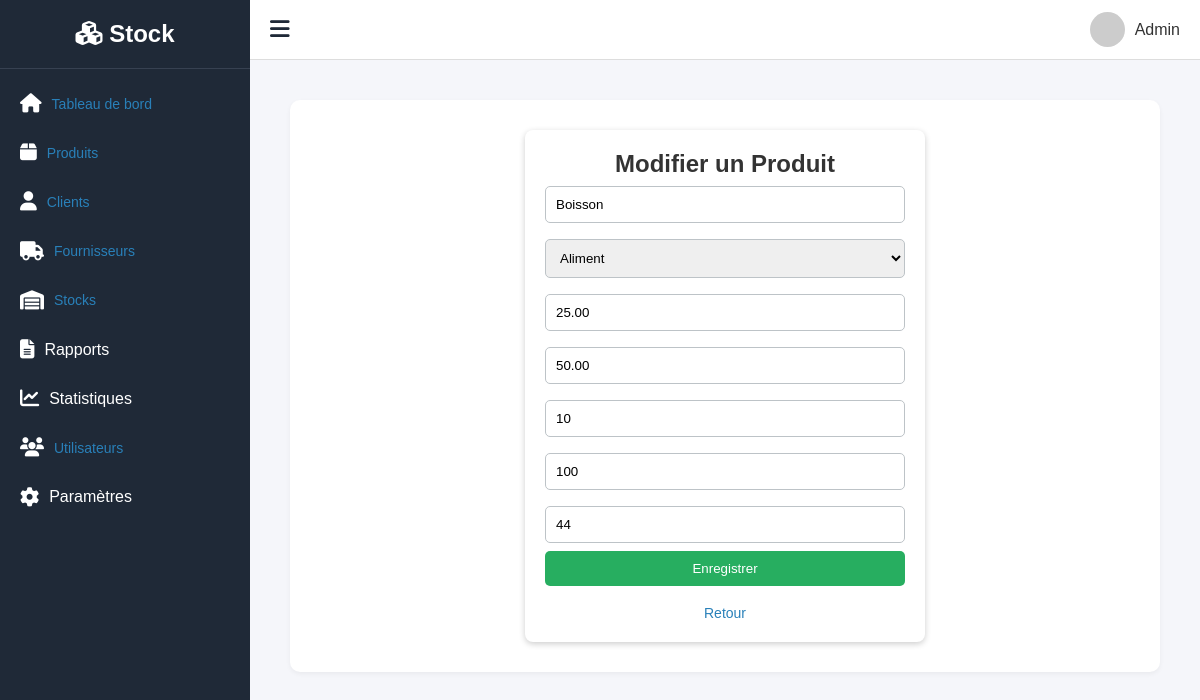
Page /produits/modifier_produit/3/ on the committed database.
### produit/models.py (models this page shows, shortened)
class Produit(models.Model):
    nom = models.CharField(max_length=150)
    reference = models.CharField(max_length=100, unique=True)
    categorie = models.ForeignKey(Categorie, on_delete=models.SET_NULL, null=True, related_name="produits")
    prix_achat = models.DecimalField(max_digits=10, decimal_places=2)
    prix_vente = models.DecimalField(max_digits=10, decimal_places=2)
    code_barre_image = models.ImageField(upload_to='barcodes/', blank=True)
    seuil_min = models.PositiveIntegerField(default=0)
    seuil_max = models.PositiveIntegerField(default=100)
    stock_actuel = models.PositiveIntegerField(default=0)

class Categorie(models.Model):
    nom = models.CharField(max_length=100)
    description = models.TextField(blank=True, null=True)
    def __str__(self):
        return self.nom

### produit/views.py (the view, shortened to what this page needs)
# urls.py: path('modifier_produit/<int:id>/', views.modifier_produit, name='modifier_produit'),
def modifier_produit(request, id):
    produit = get_object_or_404(Produit, id=id)
    categories = Categorie.objects.all()
    return render(request, 'produits/modifier_produit.html', {
        'produit': produit,
        'categories': categories,
        'titre': 'Modifier le produit'
    })

### templates/produits/modifier_produit.html (shortened to what this page needs)
{% extends 'gesstock/base.html' %}
{% block content %}
<div class="form-container">
    <h2>Modifier un Produit</h2>
    <form method="post">
        <input type="text" name="nom" value="{{produit.nom}}" required>
        <select name="categorie" >
            <option value="{{produit.categorie.id}}">{{produit.categorie}}</option>
        </select>
        <input type="number" name="prix_achat" value="{{produit.prix_achat}}">
        <input type="number" name="prix_vente" value="{{produit.prix_vente}}">
        <input type="number" name="seuil_min" value="{{produit.seuil_min}}">
        <input type="number" name="seuil_max" value="{{produit.seuil_max}}">
        <input type="number" name="stock_actuel" value="{{produit.stock_actuel}}">
        <button type="submit">Enregistrer</button>
    </form>
    <br>
    <a href="{% url 'liste_produits' %}">Retour</a>
</div>
{% endblock content%}

### static/css/base.css (style rules this page uses)
* { margin: 0; padding: 0; box-sizing: border-box; font-family: "Poppins", sans-serif; }
body { display: flex; height: 100vh; background-color: #f4f6f9; color: #333; overflow-x: hidden; }

### static/css/client.css (style rules this page uses)
body { font-family: Arial, sans-serif; background: #f5f6fa; margin: 0; padding: 20px; }
h2 { color: #333; text-align: center; }

### static/css/ajouter_client.css (style rules this page uses)
body { background: #ecf0f1; font-family: Arial; padding: 20px; }
.form-container { width: 400px; background: white; margin: auto; padding: 20px; border-radius: 8px; box-shadow: 0 2px 6px rgba(0, 0, 0, 0.2); }
input, textarea, select { width: 100%; padding: 10px; margin: 8px 0; border: 1px solid #bdc3c7; border-radius: 5px; }
button { width: 100%; padding: 10px; background: #27ae60; color: white; border: none; border-radius: 5px; cursor: pointer; }
a { text-decoration: none; color: #2980b9; font-size: 14px; }

### static/css/fournisseur.css (style rules this page uses)
body { font-family: Arial, sans-serif; background:#f5f6fa; margin:0; padding:20px; }
h2 { color:#333; text-align:center; }

### static/css/supprimer_fournisseur.css (style rules this page uses)
body { font-family: Arial; background: #f5f6fa; padding: 20px; text-align: center; }
button { padding: 10px 20px; border: none; border-radius: 5px; cursor: pointer; }

### rows in the picture
Produit: nom "Boisson", categorie "Aliment", prix_achat "25.00", prix_vente "50.00", seuil_min "10", seuil_max "100", stock_actuel "44"
